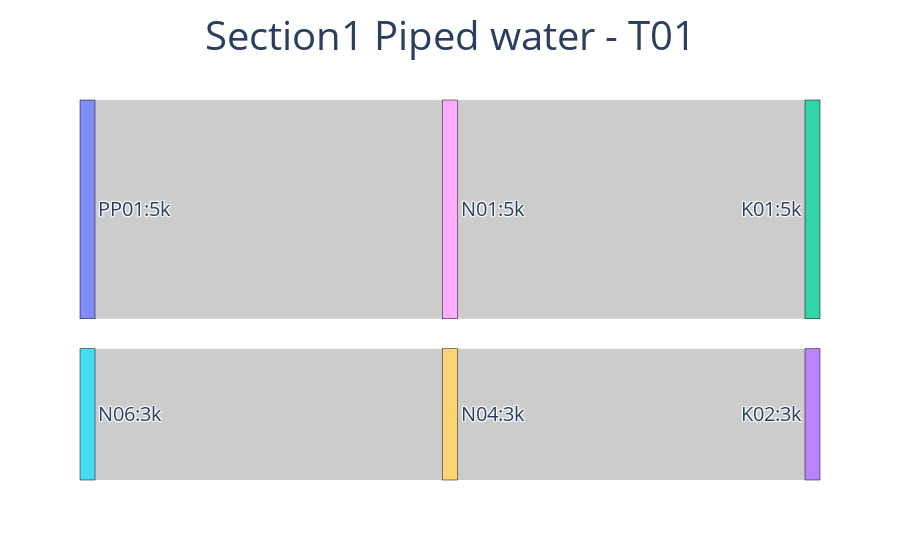
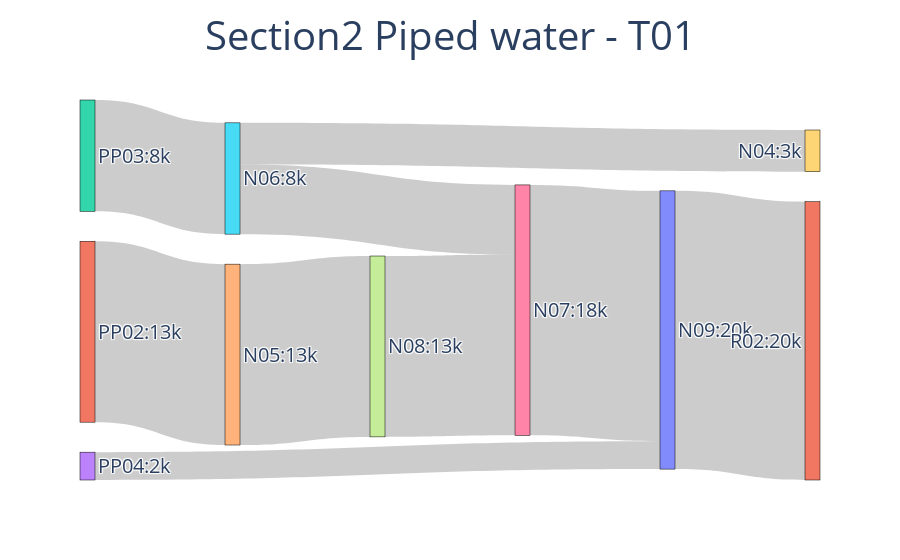

Notebook code for these charts, in order:
### Markdown cell above
By passing a `sections` entry in the `input_data` argument, we can create separate Sankey diagrams for different subsections of the overall network:

### Code cell
input_data = {"pareto_var": results_dict["v_F_Piped_dict"], 
              "sections": {"Section1": ["N01", "N02", "N03", "N04"],
                           "Section2": ["N05", "N06", "N07", "N08", "N09"]},
              "time_period": "T01",
             }
args = {"plot_title": "Piped water - T01",
        "output_file": "demo_sankey_T01_sections.html",
        "jupyter_notebook": True,
       }
plot_sankey(input_data, args)

### Figure 1 — Plotly figure (JSON) as saved in the notebook; plotly's stock layout.template omitted (floating-point values rounded to 4 significant figures)
{"data": [{"link": {"source": [0, 5, 8, 9], "target": [8, 9, 12, 13], "value": [5000.0, 3000.0, 5000.0, 3000.0]}, "node": {"label": ["PP01:5k", "PP02", "PP03", "PP04", "N05", "N06:3k", "N07", "N08", "N01:5k", "N04:3k", "N09", "R02", "K01:5k", "K02:3k", "S02"], "line": {"color": "black", "width": 0.5}, "pad": 30, "thickness": 15}, "type": "sankey"}], "layout": {"font": {"size": 20}, "title": {"font": {"size": 40}, "text": "Section1 Piped water - T01", "x": 0.5}}}

### Figure 2 — Plotly figure (JSON) as saved in the notebook; plotly's stock layout.template omitted (floating-point values rounded to 4 significant figures)
{"data": [{"link": {"source": [1, 2, 3, 4, 5, 5, 6, 7, 10], "target": [4, 5, 10, 7, 9, 6, 10, 6, 11], "value": [13000.0, 8000.0, 2000.0, 13000.0, 3000.0, 5000.0, 18000.0, 13000.0, 20000.0]}, "node": {"label": ["PP01", "PP02:13k", "PP03:8k", "PP04:2k", "N05:13k", "N06:8k", "N07:18k", "N08:13k", "N01", "N04:3k", "N09:20k", "R02:20k", "K01", "K02", "S02"], "line": {"color": "black", "width": 0.5}, "pad": 30, "thickness": 15}, "type": "sankey"}], "layout": {"font": {"size": 20}, "title": {"font": {"size": 40}, "text": "Section2 Piped water - T01", "x": 0.5}}}
